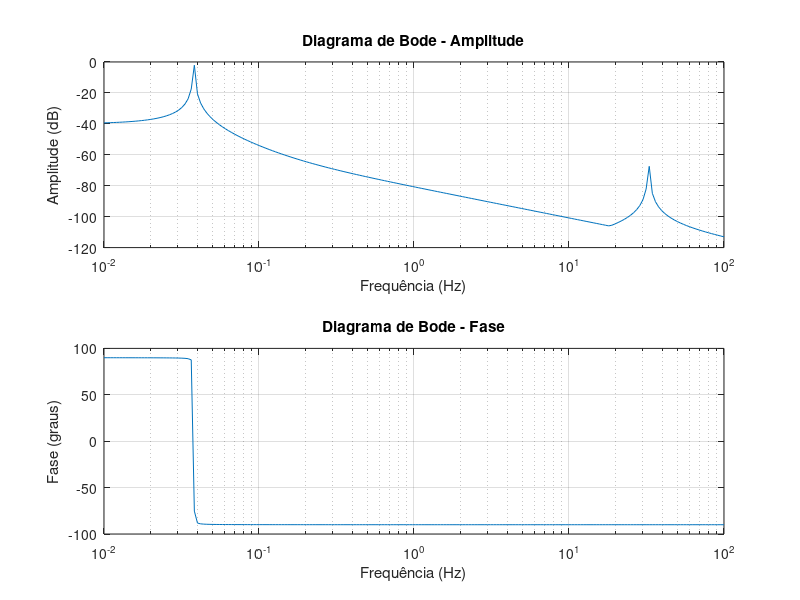

Recreate this plot in MATLAB.
clear;
clc;

#Parâmetros
m = 1751;
b0 = 0.7175;
e0 = 0.61;
lambda = 0.1; #conicidade
r0 = 0.4572;
theta = 800; #momento de inercia
kx = 4.5687e+6;
ky = 100;
cx = 20;
cy = 27.6;

#Matrizes
[M] = [m, 0; 0, theta];
[C] = [2*cy, 0; 0, 2*cx*(b0^2)];
[K] = [ky, -2*cy; 2*cx*b0*lambda/r0, kx*(exp(2))];

#Velocidade do trem e raio de curvatura
V0 = 40; #m/s
Raio = 500; #m

#Matrizes da equação geral
[A] = [-(inv(M)*C*(1/V0)), -(inv(M)*K); eye(size(M)), zeros(size(M))];
[B] = [inv(M); zeros(size(M))];

#Autovalores e Autovetores de A
[autovetores, autovalores] = eig(A);
R = autovetores;

#condição inicial x0
x0 = [0; 0; 0.4; 0];

#discretização do tempo
tsim = 80; #tempo de simulação
n = 200; #num de partições
Tn = tsim/n; #periodo de cada divisao

#preparando para o loop
Tp = zeros(1, n+1);
Tp(1, 1) = 1;
x = zeros(length(x0), n+1);
x(:, 1) = x0;
i = 1;

while i<=n
  T = Tp(i)
  #função de entrada
  Fy = 120*sin(30*T); #força oscilatória de entrada senoidal
  Mpsi = 0; #momento de entrada
  [F] = [Fy + (m*(V0^2)/Raio); Mpsi + (2*kx*(b0^2)/Raio)];
  u = [[F]];

  #matriz da exponencial no intervalo T
  [V] = (autovalores * T);
  [V] = expm([V]);
  #matriz fundamental no intervalo T
  matfund = real([R] * [V] * inv([R]));

  #solução
  x(:, i+1) = (matfund * x(:, i)) + (inv([A]) * (matfund - eye(size(matfund))) * [B] * u);

  Tp(i+1) = Tp(i) + 1;
  i = i + 1;
endwhile


#frequências para o diagrama
frequencies = logspace(-2, 2, 200);

#preparando para o loop 2
amplitudes = zeros(size(frequencies));
phases = zeros(size(frequencies));

for j = 1:length(frequencies)
    omega = 2 * pi * frequencies(j);

    #calcula a resposta em frequência
    H = inv(1i * omega * eye(size([A])) - [A]) * [B];

    #amplitude e fase da resposta em frequência
    amplitudes(j) = norm(H);
    phases(j) = angle(H(1));
end

#diagrama de Bode
figure();
subplot(2, 1, 1);
semilogx(frequencies, 20 * log10(amplitudes));
title('Diagrama de Bode - Amplitude');
xlabel('Frequência (Hz)');
ylabel('Amplitude (dB)');
grid on;

subplot(2, 1, 2);
semilogx(frequencies, rad2deg(phases));
title('Diagrama de Bode - Fase');
xlabel('Frequência (Hz)');
ylabel('Fase (graus)');
grid on;

